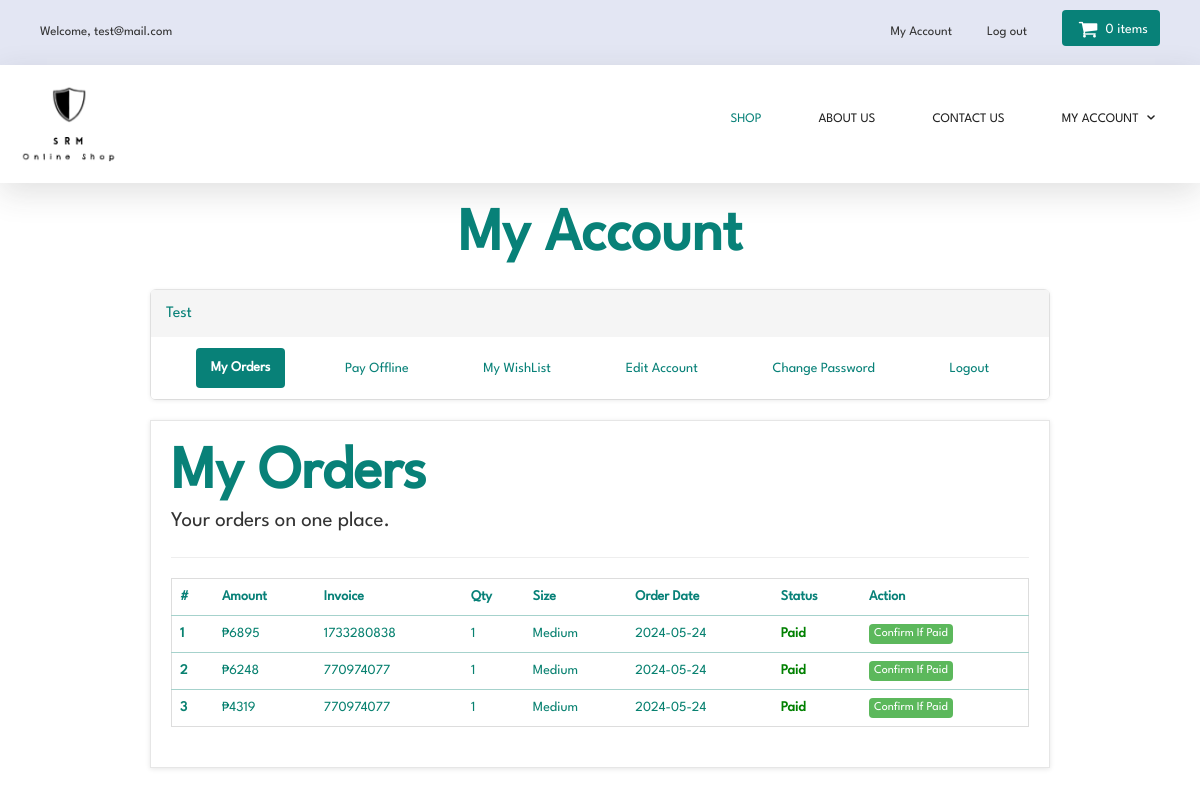
Page /customer/my_account.php?my_orders (signed in) on the committed database.
### tables this page shows
CREATE TABLE `customers` (
  `customer_id` int(10) NOT NULL,
  `customer_name` varchar(255) NOT NULL,
  `customer_email` varchar(255) NOT NULL,
  `customer_pass` varchar(255) NOT NULL,
  `customer_country` text NOT NULL,
  `customer_city` text NOT NULL,
  `customer_contact` varchar(255) NOT NULL,
  `customer_address` text NOT NULL,
  `customer_image` text NOT NULL,
  `customer_ip` varchar(255) NOT NULL,
  `customer_confirm_code` text NOT NULL
);

CREATE TABLE `customer_orders` (
  `order_id` int(10) NOT NULL,
  `customer_id` int(10) NOT NULL,
  `due_amount` int(100) NOT NULL,
  `invoice_no` int(100) NOT NULL,
  `qty` int(10) NOT NULL,
  `size` text NOT NULL,
  `order_date` timestamp NOT NULL DEFAULT current_timestamp() ON UPDATE current_timestamp(),
  `order_status` text NOT NULL
);

### customer/my_orders.php (the view)
<div class="header">
  <h1>My Orders</h1>
  <p class="lead"> Your orders on one place.</p>
</div>
<hr>
<div class="table-responsive">
  <table class="table table-bordered table-hover">
    <thead>
      <tr>
        <th>#</th>
        <th>Amount</th>
        <th>Invoice</th>
        <th>Qty</th>
        <th>Size</th>
        <th>Order Date</th>
        <th>Status</th>
        <th>Action</th>
      </tr>
    </thead>
    <tbody>
      <?php
$customer_session = $_SESSION['customer_email'];
$get_customer = "select * from customers where customer_email='$customer_session'";
$run_customer = mysqli_query($con,$get_customer);
$row_customer = mysqli_fetch_array($run_customer);
$customer_id = $row_customer['customer_id'];
$get_orders = "select * from customer_orders where customer_id='$customer_id'";
$run_orders = mysqli_query($con,$get_orders);
$i = 0;
while($row_orders = mysqli_fetch_array($run_orders)){
$order_id = $row_orders['order_id'];
$due_amount = $row_orders['due_amount'];
$invoice_no = $row_orders['invoice_no'];
$qty = $row_orders['qty'];
$size = $row_orders['size'];
$order_date = substr($row_orders['order_date'],0,11);
$order_status = $row_orders['order_status'];
$i++;
if($order_status=='pending'){
$order_status = "<b style='color:red;'>Unpaid</b>";
}
else{
$order_status = "<b style='color:green;'>Paid</b>";
}
?>
      <tr>
        <th><?php echo $i; ?></th>
        <td>₱<?php echo $due_amount; ?></td>
        <td><?php echo $invoice_no; ?></td>
        <td><?php echo $qty; ?></td>
        <td><?php echo $size; ?></td>
        <td><?php echo $order_date; ?></td>
        <td><?php echo $order_status; ?></td>
        <td>
          <a href="confirm.php?order_id=<?php echo $order_id; ?>" target="blank" class="btn btn-success btn-xs"> Confirm
            If Paid </a>
        </td>
      </tr>
      <?php } ?>
    </tbody>
  </table>
</div>

### customer/includes/sidebar.php
<div class="panel panel-default sidebar-menu account_menu">
  <div class="panel-heading">
    <?php
    $customer_session = $_SESSION['customer_email'];
    $get_customer = "select * from customers where customer_email='$customer_session'";
    $run_customer = mysqli_query($con,$get_customer);
    $row_customer = mysqli_fetch_array($run_customer);
    $customer_name = $row_customer['customer_name'];
    if(!isset($_SESSION['customer_email'])){
    }
    else {
      echo "
      <div class='account_header'>
      <h3 align='center' class='panel-title'>$customer_name </h3>
      </div>
      ";
    }
    ?>
  </div>
  <div class="panel-body">
    <ul class="nav nav-pills nav-stacked">
      <li class="<?php if(isset($_GET['my_orders'])){ echo "active"; } ?>">
        <a href="my_account.php?my_orders"> <i class="fa fa-list"> </i> My Orders </a>
      </li>
      <li class="<?php if(isset($_GET['pay_offline'])){ echo "active"; } ?>">
        <a href="my_account.php?pay_offline"> <i class="fa fa-bolt"></i> Pay Offline </a>
      </li>
      <li class="<?php if(isset($_GET['my_wishlist'])){ echo "active"; } ?>">
        <a href="my_account.php?my_wishlist"> <i class="fa fa-heart"></i> My WishList </a>
      </li>
      <li class="<?php if(isset($_GET['edit_account'])){ echo "active"; } ?>">
        <a href="my_account.php?edit_account"> <i class="fa fa-pencil"></i> Edit Account </a>
      </li>
      <li class="<?php if(isset($_GET['change_pass'])){ echo "active"; } ?>">
        <a href="my_account.php?change_pass"> <i class="fa fa-user"></i> Change Password </a>
      </li>
      <li>
        <a href="logout.php"> <i class="fa fa-sign-out"></i> Logout </a>
      </li>
    </ul>
  </div>
</div>

### customer/styles/backend.css (style rules this page uses)
html { font-family: 'LeagueSpartan-Regular', Helvetica, Arial, sans-serif; line-height: 1.15; -ms-text-size-adjust: 100%; -webkit-text-size-adjust: 100%; }
body { margin: 0; }
h1 { font-size: 2em; margin: 0.67em 0; }
hr { box-sizing: content-box; height: 0; overflow: visible; }
a { background-color: transparent; -webkit-text-decoration-skip: objects; }
b, strong { font-weight: inherit; font-weight: bolder; }
html { box-sizing: border-box; }
body { min-width: 1190px; font-family: 'League Spartan', sans-serif; font-weight: 400; background-color: white; }
.sidebar .account_menu { margin: 0; }
.sidebar .panel-default, .sidebar .panel-heading { border: 0; }
.sidebar .panel-default { box-shadow: 0 0 60px #3333331a; }
.account_menu .panel-body { padding: 0; }
.account_menu .panel-body .nav-stacked { width: 100%; display: flex; align-items: center; justify-content: space-between; padding: 0; margin: 0; padding-block: 1rem; box-sizing: border-box; }
.account_menu .panel-heading .account_header { display: flex; align-items: center; justify-content: flex-start; }
.panel-heading .account_header .panel-title { color: #088178; }
.nav-stacked li { margin: 0; width: max-content; }
.nav-stacked li a { color: #088178; }
.nav-stacked li.active a { background-color: #088178; font-weight: bold; }
.box .header { display: flex; align-items: flex-start; flex-direction: column; }
.header h1, .header .lead { margin: 0; }
.header h1 { font-size: 4rem; color: #088178; }
.header .lead { font-size: 1.5 rem; }
.orders .box hr { margin: 0; margin-block: 2rem; }
.table thead tr th, .form-group label { color: #088178; }
.btn { outline: 0; border: 0; border-radius: 4px; font-family: 'LeagueSpartan-Regular', Helvetica, Arial, sans-serif; font-family: 'League Spartan', sans-serif; }

### styles/style.css (style rules this page uses)
body { min-height: 100vh; position: relative; font-family: 'LeagueSpartan-Regular', Helvetica, Arial, sans-serif; font-size: 14px; line-height: 1.42857143; color: #333333; overflow-x: hidden; }
#content .panel.sidebar-menu { box-sizing: border-box; box-shadow: 0 1px 5px rgba(0, 0, 0, 0.1); }
#content .panel.sidebar-menu h3 { padding: 5px 0; margin: 0; }

### styles/products.css (style rules this page uses)
.header { width: 100%; text-align: center; }
.header h1 { font-size: 6rem; color: #088178; font-weight: bold; }

### styles/cart.css (style rules this page uses)
.table th, .table td { color: #088170; }
.table thead tr th, .table tbody tr td, .table tbody tr th, .table tfoot tr th { border: 0; }
.table thead tr th { border-bottom: 1px solid #0881715b; }
.table tbody tr:not(:first-child) td, .table tbody tr:not(:first-child) th, .table tfoot tr th { border-top: 1px solid #0881715b; }
.table tbody { margin-bottom: 2rem; }

### rows in the picture
customers: customer_name "Test"
customer_orders: due_amount "6895", invoice_no "1733280838", qty "1", size "Medium", order_date "2024-05-24", order_status "Paid"
customer_orders: due_amount "6248", invoice_no "770974077", qty "1", size "Medium", order_date "2024-05-24", order_status "Paid"
customer_orders: due_amount "4319", invoice_no "770974077", qty "1", size "Medium", order_date "2024-05-24", order_status "Paid"

### other values in the picture
$_SESSION['customer_email'] "test@mail.com"
$count_items "0"
